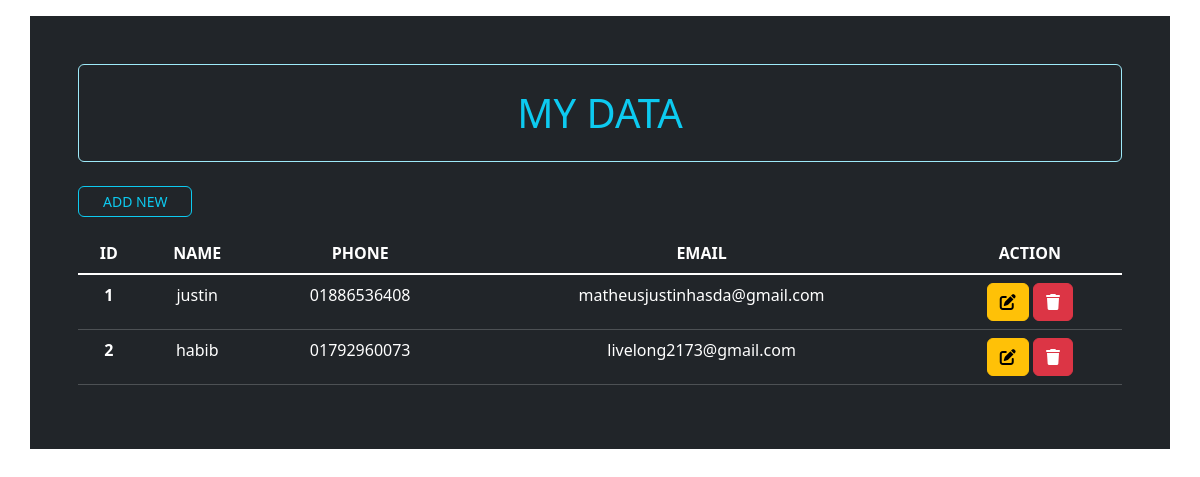
The app's page /, older data.
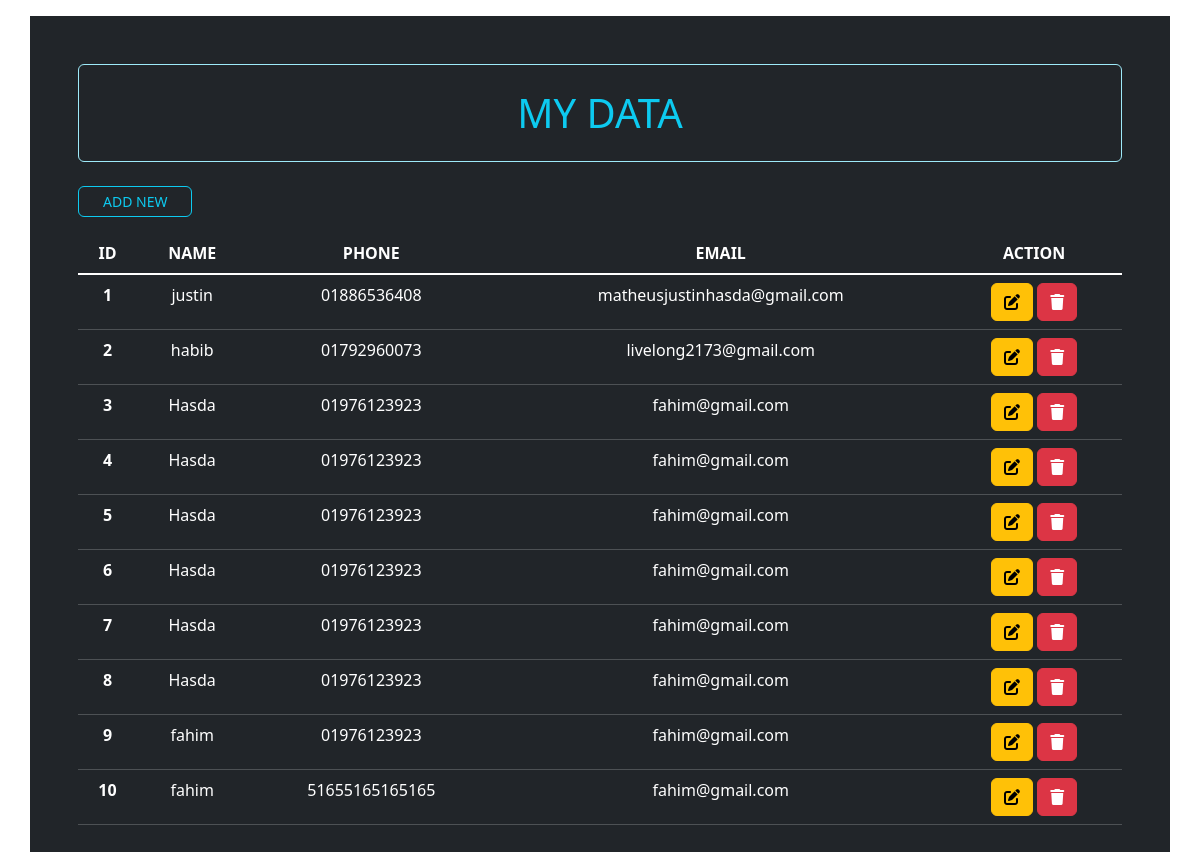
The same page, newer data.
### myapp/models.py (models this page shows)
class User(models.Model):
    username = models.CharField(max_length=255)
    phone = models.CharField(max_length=15)
    email = models.EmailField()

### myapp/views.py (the view)
# urls.py: path('', views.display_data, name='display_data'),
def display_data(request):
    userData = User.objects.all()
    return render(request, 'myapp/display_data.html', {'userData':userData})

### myapp/templates/myapp/display_data.html
{% extends "myapp/base.html" %}
{% block content %}
    <div class="container bg-dark p-5 my-3">
        <h1 class="text-info text-center border border-info-subtle rounded py-4">MY DATA</h1>
        <a class="btn btn-sm rounded btn-outline-info px-4 my-3" href="{% url 'add_newUser' %}">ADD NEW</a>
        <table class="table table-dark table-hover text-center">
            <thead>
                <tr>
                    <th scope="col">ID</th>
                    <th scope="col">NAME</th>
                    <th scope="col">PHONE</th>
                    <th scope="col">EMAIL</th>
                    <th scope="col">ACTION</th>
                </tr>
            </thead>
            <tbody class="table-group-divider">
                {% for user in userData %}
                <tr>
                    <th scope="row">{{user.id}}</th>
                    <td>{{user.username}}</td>
                    <td>{{user.phone}}</td>
                    <td>{{user.email}}</td>
                    <td>
                        <a class="btn btn-warning" href="{% url 'edit_userinfo' user.pk %}">
                            <i class="fa-solid fa-pen-to-square"></i>
                        </a>
                        <a class="btn btn-danger" href="{% url 'delete_userinfo' user.pk %}">
                            <i class="fa-solid fa-trash"></i>
                        </a>
                    </td>
                </tr>
                {% endfor %}
            </tbody>
        </table>
    </div>
{% endblock %}

Row changes from the older to the newer data that the page shows:
added User: id "3", username "Hasda", phone "01976123923", email "fahim@gmail.com"
added User: id "4", username "Hasda", phone "01976123923", email "fahim@gmail.com"
added User: id "5", username "Hasda", phone "01976123923", email "fahim@gmail.com"
added User: id "6", username "Hasda", phone "01976123923", email "fahim@gmail.com"
added User: id "7", username "Hasda", phone "01976123923", email "fahim@gmail.com"
added User: id "8", username "Hasda", phone "01976123923", email "fahim@gmail.com"
added User: id "9", username "fahim", phone "01976123923", email "fahim@gmail.com"
added User: id "10", username "fahim", phone "51655165165165", email "fahim@gmail.com"
